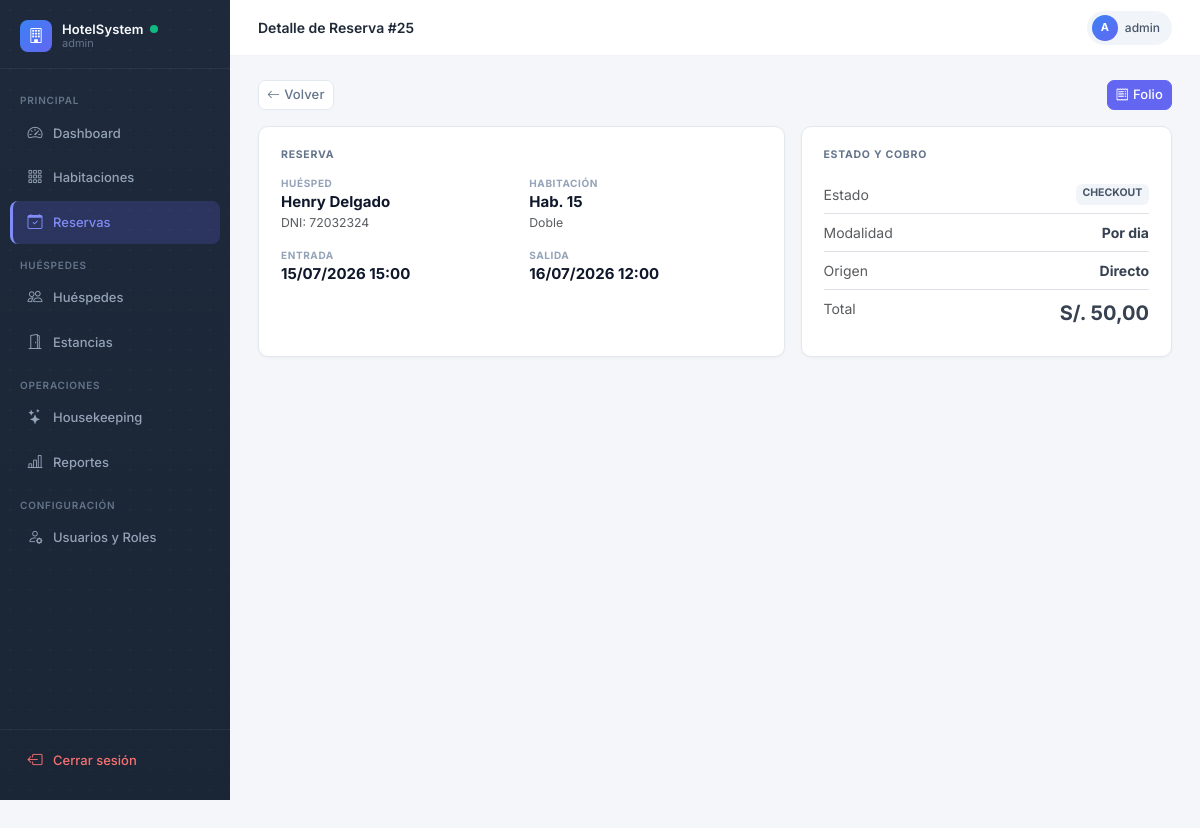
The page /reservas/25/ (signed in) on the database its author committed.
### reservas/models.py (models this page shows, shortened)
class Reserva(models.Model):
    POR_DIA = 'DIA'
    POR_HORA = 'HORA'
    MODALIDAD_CHOICES = [
        (POR_DIA, 'Por dia'),
        (POR_HORA, 'Por horas'),
    ]
    PENDIENTE = 'PENDIENTE'
    CONFIRMADA = 'CONFIRMADA'
    CHECKIN = 'CHECKIN'
    CHECKOUT = 'CHECKOUT'
    CANCELADA = 'CANCELADA'
    ESTADO_CHOICES = [
        (PENDIENTE, 'Pendiente'),
        (CONFIRMADA, 'Confirmada'),
        (CHECKIN, 'Check-In realizado'),
        (CHECKOUT, 'Check-Out realizado'),
        (CANCELADA, 'Cancelada'),
    ]
    DIRECTO = 'DIRECTO'
    WEB = 'WEB'
    AGENCIA = 'AGENCIA'
    ORIGEN_CHOICES = [
        (DIRECTO, 'Directo'),
        (WEB, 'Web'),
        (AGENCIA, 'Agencia'),
    ]
    hotel = models.ForeignKey(Hotel, on_delete=models.CASCADE, related_name='reservas')
    huesped = models.ForeignKey(Huesped, on_delete=models.CASCADE, related_name='reservas')
    habitacion = models.ForeignKey(Habitacion, on_delete=models.SET_NULL, null=True, blank=True, related_name='reservas')
    fecha_entrada = models.DateField()
    fecha_salida = models.DateField()
    fecha_hora_entrada = models.DateTimeField(null=True, blank=True)
    fecha_hora_salida = models.DateTimeField(null=True, blank=True)
    modalidad = models.CharField(max_length=10, choices=MODALIDAD_CHOICES, default=POR_DIA)
    duracion_horas = models.DecimalField(max_digits=5, decimal_places=2, default=0)
    tolerancia_minutos = models.PositiveIntegerField(default=10)
    cargo_extra_desde_minutos = models.PositiveIntegerField(default=30)
    num_adultos = models.IntegerField(default=1, validators=[MinValueValidator(1)])
    estado = models.CharField(max_length=20, choices=ESTADO_CHOICES, default=PENDIENTE)
    precio_total = models.DecimalField(max_digits=10, decimal_places=2, default=0)
    origen = models.CharField(max_length=10, choices=ORIGEN_CHOICES, default=DIRECTO)
    observaciones = models.TextField(blank=True, null=True)
    motivo_cancelacion = models.TextField(blank=True, null=True)
    created_at = models.DateTimeField(auto_now_add=True)
    class Meta:
        verbose_name = 'Reserva'
        verbose_name_plural = 'Reservas'

### huespedes/models.py (models this page shows, shortened)
class Huesped(models.Model):
    DNI = 'DNI'
    PASAPORTE = 'PASAPORTE'
    CE = 'CE'
    TIPO_DOC_CHOICES = [
        (DNI, 'DNI'),
        (PASAPORTE, 'Pasaporte'),
        (CE, 'Carné de Extranjería'),
    ]
    tipo_doc = models.CharField(max_length=10, choices=TIPO_DOC_CHOICES, default=DNI)
    num_doc = models.CharField(max_length=20, unique=True)
    nombres = models.CharField(max_length=100)
    apellidos = models.CharField(max_length=100)
    email = models.EmailField(blank=True, null=True)
    telefono = models.CharField(max_length=20, blank=True, null=True)
    nacionalidad = models.CharField(max_length=50, default='Peruana')
    created_at = models.DateTimeField(auto_now_add=True)
    class Meta:
        verbose_name = 'Huésped'
        verbose_name_plural = 'Huéspedes'

### hotel/models.py (models this page shows, shortened)
class Habitacion(models.Model):
    DISPONIBLE = 'DISPONIBLE'
    OCUPADA = 'OCUPADA'
    LIMPIEZA = 'LIMPIEZA'
    MANTENIMIENTO = 'MANTENIMIENTO'
    ESTADO_CHOICES = [
        (DISPONIBLE, 'Disponible'),
        (OCUPADA, 'Ocupada'),
        (LIMPIEZA, 'En Limpieza'),
        (MANTENIMIENTO, 'En Mantenimiento'),
    ]
    hotel = models.ForeignKey(Hotel, on_delete=models.CASCADE, related_name='habitaciones')
    tipo = models.ForeignKey(TipoHabitacion, on_delete=models.CASCADE, related_name='habitaciones')
    numero = models.CharField(max_length=10)
    piso = models.IntegerField()
    estado = models.CharField(max_length=20, choices=ESTADO_CHOICES, default=DISPONIBLE)
    imagen_url = models.URLField(blank=True, null=True)
    imagenes_urls = models.JSONField(default=list, blank=True)
    class Meta:
        verbose_name = 'Habitación'
        verbose_name_plural = 'Habitaciones'
        unique_together = ['hotel', 'numero']

class TipoHabitacion(models.Model):
    hotel = models.ForeignKey(Hotel, on_delete=models.CASCADE, related_name='tipos_habitacion')
    nombre = models.CharField(max_length=100)
    capacidad = models.IntegerField(validators=[MinValueValidator(1)])
    precio_base = models.DecimalField(max_digits=10, decimal_places=2)
    amenidades = models.JSONField(default=list)
    class Meta:
        verbose_name = 'Tipo de Habitación'
        verbose_name_plural = 'Tipos de Habitación'

### views_frontend.py (the view)
# urls.py: path('reservas/<int:reserva_id>/', reserva_detalle, name='reserva_detalle'),
@login_required
def reserva_detalle(request, reserva_id):
    if not _es_recepcionista(request.user):
        return _acceso_denegado(request)
    reserva = get_object_or_404(
        Reserva.objects.select_related('huesped', 'habitacion__tipo', 'hotel'),
        id=reserva_id,
    )
    estancia = getattr(reserva, 'estancia', None)
    return render(request, 'reservas/detalle.html', {
        'reserva': reserva,
        'estancia': estancia,
    })

### config/roles.py (called while the page is built)
def es_admin(user):
    if not user or not user.is_authenticated:
        return False
    return user.is_superuser or pertenece_a_grupo(user, ROL_ADMIN)

def es_recepcionista(user):
    if not user or not user.is_authenticated:
        return False
    return es_admin(user) or pertenece_a_grupo(user, ROL_RECEPCIONISTA)

### views_frontend.py (called while the page is built)
def _es_recepcionista(user):
    return roles.es_recepcionista(user)

### templates/reservas/detalle.html (shortened to what this page needs)
{% extends 'base.html' %}
{% block page_title %}Detalle de Reserva #{{ reserva.id }}{% endblock %}
{% block content %}
<div class="form-shell">
  <div class="d-flex justify-content-between align-items-center mb-3">
    <a href="/reservas/" class="btn btn-sm btn-outline-secondary"><i class="bi bi-arrow-left me-1"></i>Volver</a>
    <div class="d-flex gap-2">
      {% if reserva.estado == 'PENDIENTE' or reserva.estado == 'CONFIRMADA' %}
      <a href="/reservas/{{ reserva.id }}/checkin/" class="btn btn-sm btn-success"><i class="bi bi-person-check me-1"></i>Check-in</a>
      {% elif estancia %}
      <a href="/estancias/{{ estancia.id }}/folio/" class="btn btn-sm btn-primary"><i class="bi bi-receipt me-1"></i>Folio</a>
      {% endif %}
    </div>
  </div>
  <div class="row g-3">
    <div class="col-lg-7">
      <div class="form-panel h-100">
        <div class="form-section-title">Reserva</div>
        <div class="row g-3">
          <div class="col-md-6">
            <div class="summary-label">Huésped</div>
            <div class="summary-value">{{ reserva.huesped.nombres }} {{ reserva.huesped.apellidos }}</div>
            <div class="text-muted small">{{ reserva.huesped.tipo_doc }}: {{ reserva.huesped.num_doc }}</div>
          </div>
          <div class="col-md-6">
            <div class="summary-label">Habitación</div>
            <div class="summary-value">Hab. {{ reserva.habitacion.numero|default:"Sin asignar" }}</div>
            <div class="text-muted small">{{ reserva.habitacion.tipo.nombre|default:"" }}</div>
          </div>
          <div class="col-md-6">
            <div class="summary-label">Entrada</div>
            <div class="summary-value">{{ reserva.fecha_hora_entrada|date:"d/m/Y H:i" }}</div>
          </div>
          <div class="col-md-6">
            <div class="summary-label">Salida</div>
            <div class="summary-value">{{ reserva.fecha_hora_salida|date:"d/m/Y H:i" }}</div>
          </div>
        </div>
      </div>
    </div>
    <div class="col-lg-5">
      <div class="form-panel h-100">
        <div class="form-section-title">Estado y cobro</div>
        <div class="d-flex justify-content-between py-2 border-bottom">
          <span class="text-muted">Estado</span>
          <span class="badge badge-{{ reserva.estado|lower }}">{{ reserva.estado }}</span>
        </div>
        <div class="d-flex justify-content-between py-2 border-bottom">
          <span class="text-muted">Modalidad</span>
          <strong>{{ reserva.get_modalidad_display }}</strong>
        </div>
        <div class="d-flex justify-content-between py-2 border-bottom">
          <span class="text-muted">Origen</span>
          <strong>{{ reserva.get_origen_display }}</strong>
        </div>
        <div class="d-flex justify-content-between py-2">
          <span class="text-muted">Total</span>
          <strong class="fs-5">S/. {{ reserva.precio_total }}</strong>
        </div>
      </div>
    </div>
  </div>
</div>
{% endblock %}

### templates/base.html (shortened to what this page needs)
<!DOCTYPE html>
<html lang="es">
<head>
  <link href="https://cdn.jsdelivr.net/npm/bootstrap@5.3.0/dist/css/bootstrap.min.css" rel="stylesheet">
  <link href="https://cdn.jsdelivr.net/npm/bootstrap-icons@1.11.0/font/bootstrap-icons.css" rel="stylesheet">
</head>
<body>
  {% if user.is_authenticated %}
  <aside class="sidebar">
    <div class="sidebar-brand">
      <div class="sidebar-brand-icon"><i class="bi bi-building"></i></div>
      <div class="sidebar-brand-text">
        <div class="sidebar-brand-name">HotelSystem <span
            style="width:8px;height:8px;background:#10b981;border-radius:50%;animation: pulse 2s infinite; display: inline-block;"></span>
        </div>
        <div class="sidebar-brand-user">{{ user.username }}</div>
      </div>
    </div>
    <nav class="sidebar-nav">
      {% with groups=request.user.groups.all|stringformat:"s" %}
      {% if request.user.is_superuser or 'admin' in groups or 'recepcionista' in groups %}
      <div class="sidebar-section">Principal</div>
      <a href="/dashboard/" class="nav-link {% if request.path == '/dashboard/' %}active{% endif %}">
        <i class="bi bi-speedometer2"></i>Dashboard
      </a>
      <a href="/habitaciones/" class="nav-link {% if '/habitaciones/' in request.path %}active{% endif %}">
        <i class="bi bi-grid-3x3-gap"></i>Habitaciones
      </a>
      <a href="/reservas/" class="nav-link {% if '/reservas/' in request.path %}active{% endif %}">
        <i class="bi bi-calendar-check"></i>Reservas
      </a>
      <div class="sidebar-section">Huéspedes</div>
      <a href="/huespedes/" class="nav-link {% if '/huespedes/' in request.path %}active{% endif %}">
        <i class="bi bi-people"></i>Huéspedes
      </a>
      <a href="/estancias/" class="nav-link {% if '/estancias/' in request.path %}active{% endif %}">
        <i class="bi bi-door-open"></i>Estancias
      </a>
      {% endif %}
      <div class="sidebar-section">Operaciones</div>
      {% if request.user.is_superuser or 'admin' in groups or 'housekeeping' in groups %}
      <a href="/housekeeping/" class="nav-link {% if '/housekeeping/' in request.path %}active{% endif %}">
        <i class="bi bi-stars"></i>Housekeeping
      </a>
      {% endif %}
      {% if request.user.is_superuser or 'admin' in groups %}
      <a href="/reportes/" class="nav-link {% if '/reportes/' in request.path %}active{% endif %}">
        <i class="bi bi-bar-chart-line"></i>Reportes
      </a>
      {% endif %}
      {% if request.user.is_superuser or 'admin' in groups %}
      <div class="sidebar-section">Configuración</div>
      <a href="/usuarios/" class="nav-link {% if '/usuarios/' in request.path %}active{% endif %}">
        <i class="bi bi-person-gear"></i>Usuarios y Roles
      </a>
      {% endif %}
      {% endwith %}
    </nav>
    <div class="sidebar-footer">
      <a href="/logout/" class="nav-link logout">
        <i class="bi bi-box-arrow-left"></i>Cerrar sesión
      </a>
    </div>
  </aside>
  <header class="navbar-top">
    <div class="d-flex align-items-center gap-2">
      <span class="navbar-top-title">{% block page_title %}{% endblock %}</span>
    </div>
    <div class="user-chip">
      <div class="user-chip-avatar">{{ user.username|slice:":1"|upper }}</div>
      {{ user.username }}
    </div>
  </header>
  <main class="main-content">
    {% block content %}{% endblock %}
  </main>
</body>
</html>
{% else %}
{% block auth_content %}{% endblock %}
{% endif %}
</body>
</html>

### templates/base.html (style rules this page uses)
*, *::before, *::after { box-sizing: border-box; transition: background-color 0.15s ease, border-color 0.15s ease, box-shadow 0.15s ease, transform 0.15s ease; }
body { font-family: 'Inter', system-ui, sans-serif; background: #f5f6fa; color: #374151; font-size: 14px; -webkit-font-smoothing: antialiased; }
h1, h2, h3, h4, h5, h6, .navbar-top-title, .form-section-title { color: #1f2937; }
.sidebar { width: 230px; min-height: 100vh; background: linear-gradient(180deg, #1e2a3b 0%, #1a2535 100%); background-image: radial-gradient(circle, rgba(255, 255, 255, 0.03) 1px, transparent 1px), linear-gradient(180deg, #1e2a3b 0%, #1a2535 100%); background-size: 20px 20px, 100% 100%; position: fixed; top: 0; left: 0; z-index: 100; display: flex; flex-direction: column; padding: 0; }
.sidebar-brand { display: flex; align-items: center; gap: 10px; padding: 20px 20px 16px; border-bottom: 1px solid rgba(255, 255, 255, .06); }
.sidebar-brand-icon { width: 32px; height: 32px; border-radius: 8px; background: linear-gradient(135deg, #3b82f6, #6366f1); display: flex; align-items: center; justify-content: center; color: #fff; font-size: 15px; flex-shrink: 0; }
.sidebar-brand-text { line-height: 1.2; }
.sidebar-brand-name { color: #f8fafc; font-size: 13px; font-weight: 600; letter-spacing: .01em; display: flex; align-items: center; gap: 6px; }
.sidebar-brand-user { color: #64748b; font-size: 11px; }
.sidebar-nav { padding: 12px 10px; flex: 1; }
.sidebar-section { color: #64748b; font-size: 10px; font-weight: 600; letter-spacing: .08em; text-transform: uppercase; padding: 12px 10px 4px; }
.nav-link { display: flex; align-items: center; gap: 9px; color: #94a3b8; font-size: 13px; font-weight: 500; padding: 10px 16px; border-radius: 8px; margin-bottom: 2px; transition: background .15s, color .15s, transform .15s, padding .15s, border .15s; text-decoration: none; border-left: 0px solid transparent; }
.nav-link i { font-size: 15px; flex-shrink: 0; width: 18px; text-align: center; }
.nav-link.active { background: rgba(99, 102, 241, .2); color: #818cf8; border-left: 3px solid #818cf8; padding-left: 13px; }
.nav-link.active i { color: #818cf8; }
.sidebar-footer { padding: 10px 10px 16px; border-top: 1px solid rgba(255, 255, 255, .06); }
.nav-link.logout { color: #f87171; }
.navbar-top { margin-left: 230px; position: sticky; top: 0; z-index: 99; background: #fff; border-bottom: 1px solid #f1f5f9; padding: 0 28px; height: 56px; display: flex; align-items: center; justify-content: space-between; }
.navbar-top-title { font-size: 14px; font-weight: 600; color: #1f2937; }
.user-chip { display: flex; align-items: center; gap: 7px; background: #f1f5f9; border-radius: 20px; padding: 4px 12px 4px 5px; font-size: 12px; font-weight: 500; color: #475569; }
.user-chip-avatar { width: 26px; height: 26px; border-radius: 50%; background: linear-gradient(135deg, #3b82f6, #6366f1); color: #fff; font-size: 11px; font-weight: 700; display: flex; align-items: center; justify-content: center; }
.main-content { margin-left: 230px; padding: 24px 28px; min-height: 100vh; }
.btn { font-family: inherit; font-weight: 500; border-radius: 7px; transition: all .15s; font-size: 13px; letter-spacing: .01em; }
.btn-primary { background: #6366f1; border-color: #6366f1; position: relative; overflow: hidden; }
.btn-outline-secondary { border-color: #e2e8f0; color: #64748b; background: #fff; }
.badge-checkout { background: #f1f5f9; color: #475569; }
.form-shell { max-width: 980px; margin: 0 auto; }
.form-panel { background: #fff; border: 1px solid #e2e8f0; border-radius: 10px; padding: 20px 22px; box-shadow: 0 1px 3px rgba(15, 23, 42, .04); }
.form-section-title { font-size: 10.5px; font-weight: 700; color: #64748b; text-transform: uppercase; letter-spacing: .07em; margin-bottom: 14px; }
.summary-label { color: #94a3b8; font-size: 10px; font-weight: 700; text-transform: uppercase; letter-spacing: .06em; }
.summary-value { color: #0f172a; font-weight: 700; font-size: 15px; }

### rows shown on the page
Reserva: id "25", huesped.nombres "Henry", huesped.apellidos "Delgado", huesped.tipo_doc "DNI", huesped.num_doc "72032324", habitacion.numero "15", habitacion.tipo.nombre "Doble", fecha_hora_entrada "15/07/2026 15:00", fecha_hora_salida "16/07/2026 12:00", estado "CHECKOUT", modalidad "Por dia", origen "Directo", precio_total "50,00"

### other values the page prints
{{ user.username }} "admin"
{{ user.username|slice:":1"|upper }} "A"
